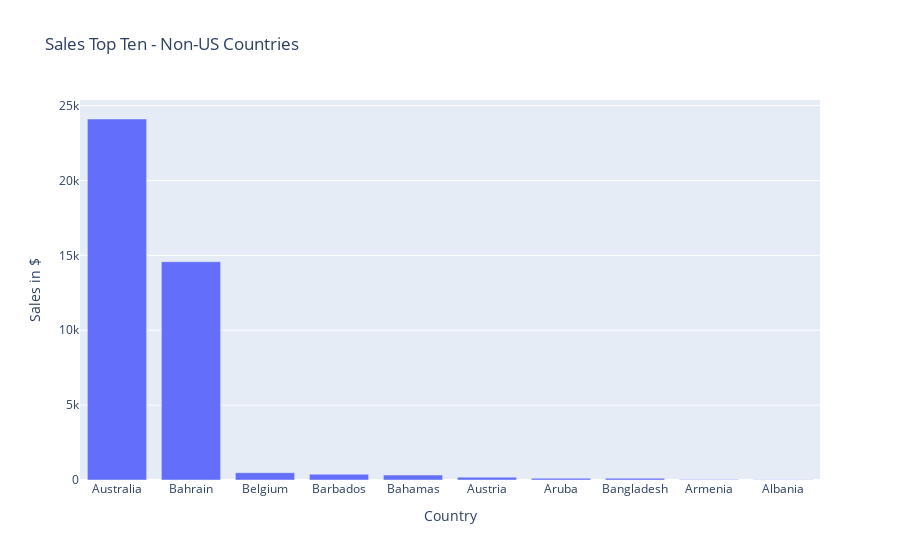

The notebook cell this image was saved under:
### Code cell
# Plotly bar chart - net sales for top ten countries
top_sales_fig = px.bar(top_sales_by_country_ten, x="country", y="net_sales", title="Sales Top Ten - Non-US Countries",
                labels={"country" : 'Country', "net_sales" :'Sales in $'}, hover_data={"net_sales" : ':.2f'})


top_sales_fig.show()

### Figure 1 — Plotly figure (JSON) as saved in the notebook; plotly's stock layout.template omitted (floating-point values rounded to 4 significant figures)
{"data": [{"alignmentgroup": "True", "hovertemplate": "Country=%{x}<br>Sales in $=%{y:.2f}<extra></extra>", "legendgroup": "", "marker": {"color": "#636efa", "pattern": {"shape": ""}}, "name": "", "offsetgroup": "", "orientation": "v", "showlegend": false, "textposition": "auto", "type": "bar", "x": ["Australia", "Bahrain", "Belgium", "Barbados", "Bahamas", "Austria", "Aruba", "Bangladesh", "Armenia", "Albania"], "xaxis": "x", "y": [24100.0, 14580.0, 487.8, 387.0, 329.0, 187.8, 118.9, 117.9, 27.5, 24.75], "yaxis": "y"}], "layout": {"barmode": "relative", "legend": {"tracegroupgap": 0}, "title": {"text": "Sales Top Ten - Non-US Countries"}, "xaxis": {"anchor": "y", "domain": [0, 1], "title": {"text": "Country"}}, "yaxis": {"anchor": "x", "domain": [0, 1], "title": {"text": "Sales in $"}}}}
